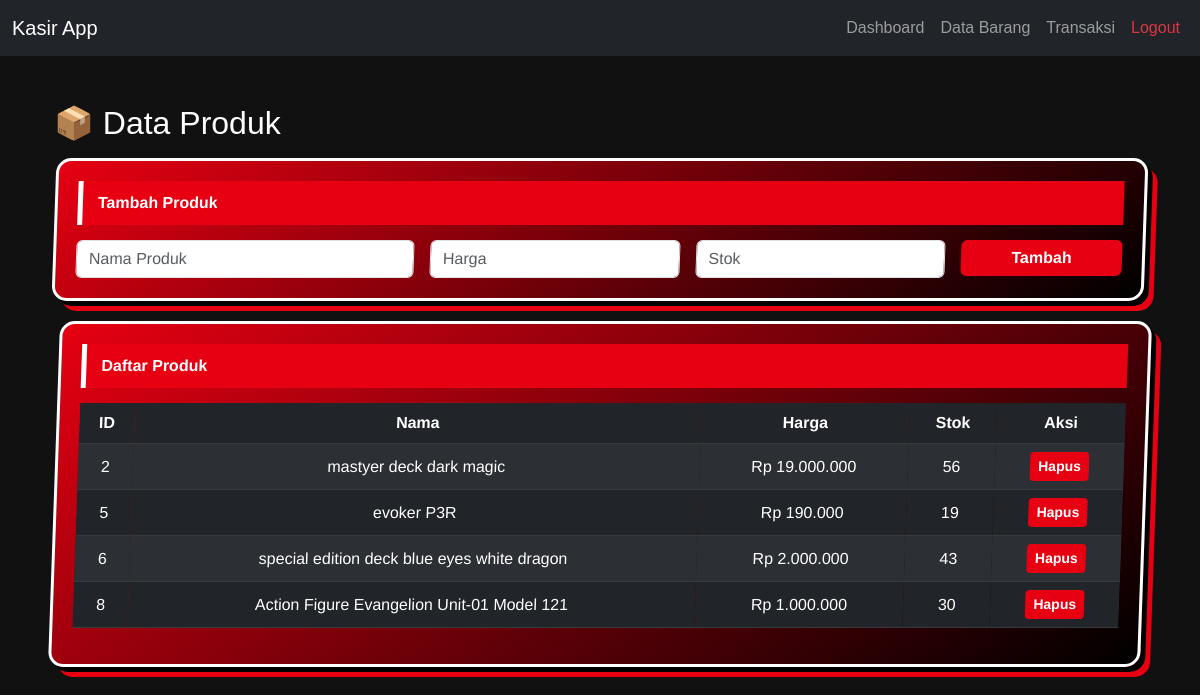
Screenshot of /produk.php (signed in) with the database file from the repository.
### tables this page shows
CREATE TABLE `produk` (
  `ProdukID` int(11) NOT NULL,
  `NamaProduk` varchar(100) NOT NULL,
  `Harga` decimal(10,2) NOT NULL,
  `Stok` int(11) NOT NULL,
  `Foto` varchar(225) DEFAULT 'avatar.jpeg'
);

### produk.php (the view, shortened to what this page needs)
<?php
include "confing.php";
include "header.php";
?>
<div class="container py-4">
  <h2 class="mb-3">📦 Data Produk</h2>
  <div class="p5-card">
    <div class="p5-header">Tambah Produk</div>
    <form method="post" class="row g-3">
      <div class="col-md-4">
        <input type="text" name="nama" class="form-control" placeholder="Nama Produk" required>
      </div>
      <div class="col-md-3">
        <input type="number" step="0.01" name="harga" class="form-control" placeholder="Harga" required>
      </div>
      <div class="col-md-3">
        <input type="number" name="stok" class="form-control" placeholder="Stok" required>
      </div>
      <div class="col-md-2">
        <button type="submit" name="tambah" class="btn btn-p5 w-100">Tambah</button>
      </div>
    </form>
  </div>
  <div class="p5-card">
    <div class="p5-header">Daftar Produk</div>
    <div class="table-responsive">
      <table class="table table-dark table-striped text-center align-middle">
        <thead>
          <tr>
            <th>ID</th>
            <th>Nama</th>
            <th>Harga</th>
            <th>Stok</th>
            <th>Aksi</th>
          </tr>
        </thead>
        <tbody>
          <?php
          $sql = mysqli_query($koneksi, "SELECT * FROM produk");
          while ($row = mysqli_fetch_assoc($sql)) {
            echo "<tr>
                                <td>" . $row['ProdukID'] . "</td>
                                <td>" . $row['NamaProduk'] . "</td>
                                <td>Rp " . number_format($row['Harga'], 0, ',', '.') . "</td>
                                <td>" . $row['Stok'] . "</td>
                                <td>
                                  <a href='?hapus=" . $row['ProdukID'] . "' class='btn btn-p5 btn-sm' onclick=\"return confirm('Yakin hapus?')\">Hapus</a>
                                </td>
                              </tr>";
          }
          ?>
        </tbody>
      </table>
    </div>
  </div>
</div>
<?php include "footer.php"; ?>

### produk.php (style rules this page uses)
body { background: #111; color: #fff; font-family: 'Montserrat', sans-serif; }
.p5-card { border-radius: 15px; border: 3px solid #fff; background: linear-gradient(145deg, #e60012, #000); color: white; box-shadow: 5px 5px 0px #000, 10px 10px 0px #e60012; transform: skew(-2deg); transition: 0.3s; padding: 20px; margin-bottom: 20px; }
.p5-header { background: #e60012; color: white; padding: 10px 15px; font-weight: bold; border-left: 5px solid #fff; margin-bottom: 15px; }
.btn-p5 { background: #e60012; border: none; font-weight: bold; color: white; transition: 0.2s; }
input, select { background: #222; color: #fff; border: 2px solid #e60012; }
input::placeholder { color: #ccc; }

### rows the page displays
produk: ProdukID "2", NamaProduk "mastyer deck dark magic", Harga "19.000.000", Stok "56"
produk: ProdukID "5", NamaProduk "evoker P3R", Harga "190.000", Stok "19"
produk: ProdukID "6", NamaProduk "special edition deck blue eyes white dragon", Harga "2.000.000", Stok "43"
produk: ProdukID "8", NamaProduk "Action Figure Evangelion Unit-01 Model 121", Harga "1.000.000", Stok "30"
